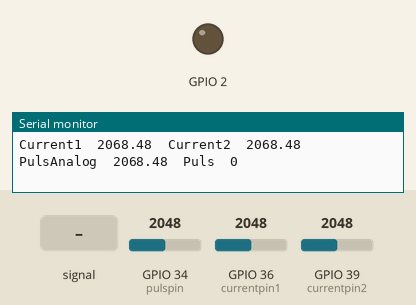
The sketch below on a simulated ESP32. Shown: output pins drawn as LEDs (lit = HIGH), the last lines printed to the serial monitor. Dashed ring = blinking. Inputs (shaded band) come from the test bench; at power-on: GPIO 34 (pulspin) = 2048, GPIO 36 (currentpin1) = 2048, GPIO 39 (currentpin2) = 2048 (analog values on the 0–4095 scale).

Above: at 1.2 s.
1.3 s: GPIO 34 (pulspin) set to 3409
2.8 s: GPIO 34 (pulspin) set to 3525
At 4.0 s:
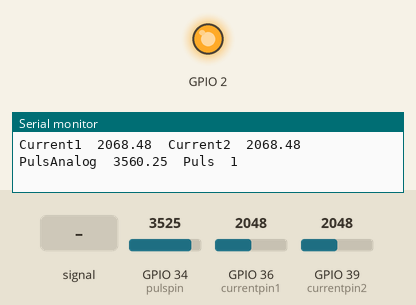
4.3 s: GPIO 34 (pulspin) set to 2600
5.8 s: GPIO 34 (pulspin) set to 2543
At 6.2 s:
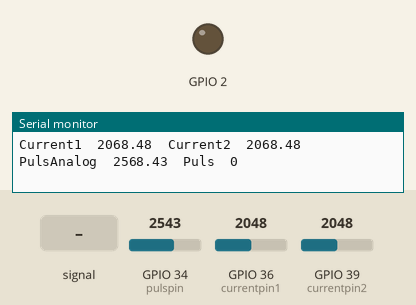
7.3 s: GPIO 34 (pulspin) fed a 2 Hz sine of ±1228 counts around its level
At 8.19 s:
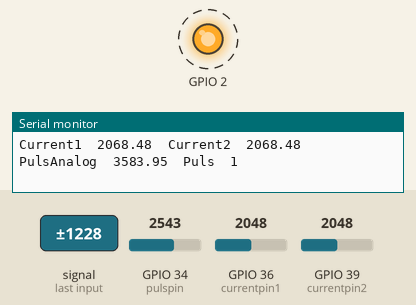
Timing chart, 0 to 14.3 s (numbered marks = the images above; inputs shaded):
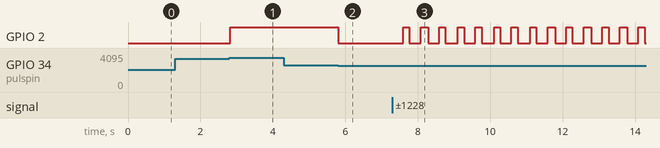

The sketch:

ESP32_Current_Counter.ino
```cpp
const int currentpin1 = 36; //ADC0, für Shunt-Messung von 0-1000mV
const int currentpin2 = 39; //ADC3, für Shunt-Messung von 0-1000mV
const int pulspin = 34; //ADC6, für Puls-Messung von 0-1000mV

float current1 = 0; //berechneter Strom aus Strommessung 1
float current2 = 0; //berechneter Strom aus Strommessung 2
float current1intermediate = 0;
float current2intermediate = 0;

float pulsanalog = 0;
float pulsintermediate = 0;
bool puls = 0 ;

long pulstime = 0;
long lastpulstime = 0;

float shunt1 = 1;
float shunt2 = 1;

float cal1 = 1;
float cal2 = 1;

long led = 0;

void setup() {
  pinMode(2, OUTPUT);
  pinMode(currentpin1, INPUT);
  pinMode(currentpin2, INPUT);
  pinMode(pulspin, INPUT);

  manualAdcSetup();

  Serial.begin(115200);
}

void loop() {
  //if (led >= 100) {
    //digitalWrite(2, !digitalRead(2));
    //led = 0;
 // }
 // led = led + 1;
  digitalWrite(2, puls);

  readCurrent1(); //braucht ca 5ms !!
  readCurrent2(); //auch 5ms !
  readPulseTime();
  //current1 = analogRead(currentpin1);

  Serial.print("Current1  ");
  Serial.print(current1);
  Serial.print("  Current2  ");
  Serial.print(current2);
  Serial.print("  PulsAnalog  ");
  Serial.print(pulsanalog);
  Serial.print("  Puls  ");
  Serial.println(puls);
}


void manualAdcSetup() {
  analogReadResolution(12);
  analogSetWidth(12);
  analogSetCycles(8);
  analogSetSamples(1);
  analogSetClockDiv(1);
  //analogSetPinAttenuation(currentpin1, ADC_11db);
  //analogSetPinAttenuation(currentpin2, ADC_11db);
  //analogSetPinAttenuation(pulspin, ADC_0db);
  analogSetAttenuation(ADC_0db);
  adcAttachPin(currentpin1);
  adcAttachPin(currentpin2);
  adcAttachPin(pulspin);
}

void readCurrent1() {
  current1intermediate = 0;
  for (int i = 0; i<= 100; i++) {
      //current1intermediate = (current1intermediate + (A2D(analogRead(currentpin1)*1)*300.5393954819406));
      current1intermediate = (current1intermediate + (analogRead(currentpin1)));
  }
  current1 = (current1intermediate / (100 * cal1 * shunt1));
}

void readCurrent2() {
  current2intermediate = 0;
  for (int i = 0; i<= 100; i++) {
      //current2intermediate = (current2intermediate + (A2D(analogRead(currentpin2)*1)*300.5393954819406));
      current2intermediate = (current2intermediate + (analogRead(currentpin2)));
  }
  current2 = (current2intermediate / (100 * cal2 * shunt2));
}

float A2D(float SenVal)
{
if(SenVal<1) return(0);
//else if (SenVal>4094) return(99);
else return(-0.000000000023926 * pow(SenVal,3) + 0.000000094746 * pow(SenVal,2) + 0.00074539 * SenVal + 0.14925);
}

void readPulseTime() {
  pulsintermediate = 0;
  for (int i = 0; i<= 100; i++) {
      pulsintermediate = (pulsintermediate + (analogRead(pulspin)));
  }
  pulsanalog = (pulsintermediate / 100);

  if (pulsanalog > 3500) {
    puls = 1;
  }
  else if (pulsanalog < 2600) {
    puls = 0;
  }
}
```

Measured:
- the behaviour switches between 3465 and 3466 on GPIO 34 (pulspin) (found by bisection; images 0 and 1)
- the behaviour switches between 2575 and 2574 on GPIO 34 (pulspin) (found by bisection; images 1 and 2)
- after the input at 2.8 s, GPIO 2: LOW → HIGH at once
- after the input at 5.8 s, GPIO 2: HIGH → LOW at once
- after the input at 7.3 s, GPIO 2: alternates HIGH for 0.17 s and LOW for 0.31 s, starting after 0.30 s
